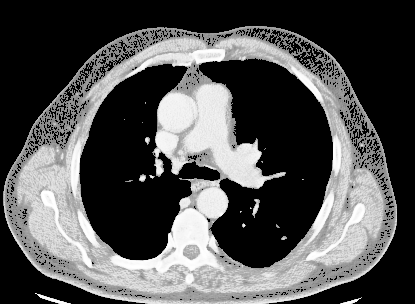
#> input picture src/cell.png, 415 x 304 px
$ python model.py
#> lines starting #> are read from the running program, lines starting #| are printed output that depends on the picture
import pickle
import cv2
import matplotlib.pyplot as plt


img = cv2.imread("cell.png")
#> img is the input picture: shape (304, 415, 3); min 0, max 255, mean 80.8
img=cv2.cvtColor(img, cv2.COLOR_BGR2GRAY)
#> img: shape (304, 415)
equalizedImage = cv2.equalizeHist(img)
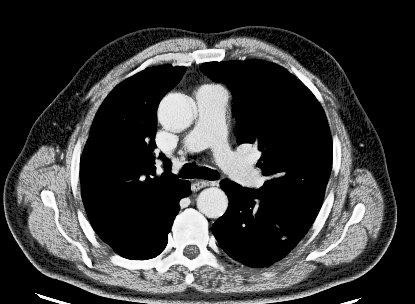
#> equalizedImage: shape (304, 415); min 0, max 255, mean 55.5
e, segmentedImage = cv2.threshold(equalizedImage, 128, 255, cv2.THRESH_TOZERO)
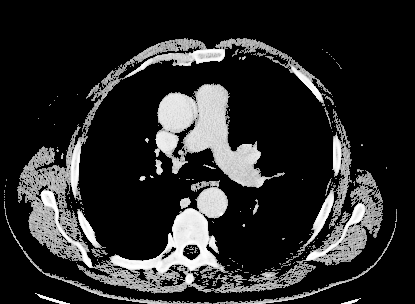
#> segmentedImage: shape (304, 415); min 0, max 255, mean 42.2

plt.figure(figsize=(20, 6))

ax1 = plt.subplot(1, 3, 1)
plt.imshow(cv2.cvtColor(img, cv2.COLOR_BGR2RGB))
ax1.set_title('Raw image')

ax2 = plt.subplot(1, 3, 2)
plt.imshow(cv2.cvtColor(equalizedImage, cv2.COLOR_BGR2RGB))
ax2.set_title('Equalized image')

ax3 = plt.subplot(1, 3, 3)
plt.imshow(cv2.cvtColor(segmentedImage, cv2.COLOR_BGR2RGB))
ax3.set_title('Equalized & Segmented image')

plt.suptitle('Pre-Processing CT images')

plt.show()
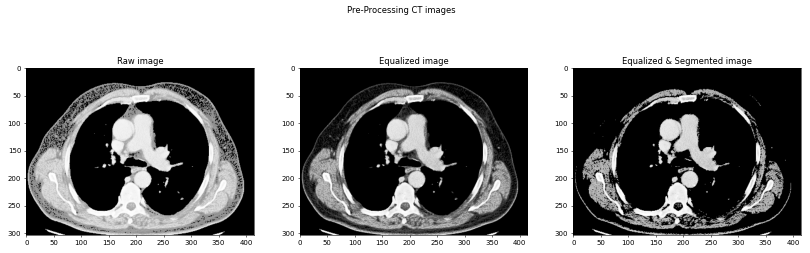
#> figure drawn by matplotlib, 3 panels

#> (the run stopped early here; a loop or call above may not have finished)
